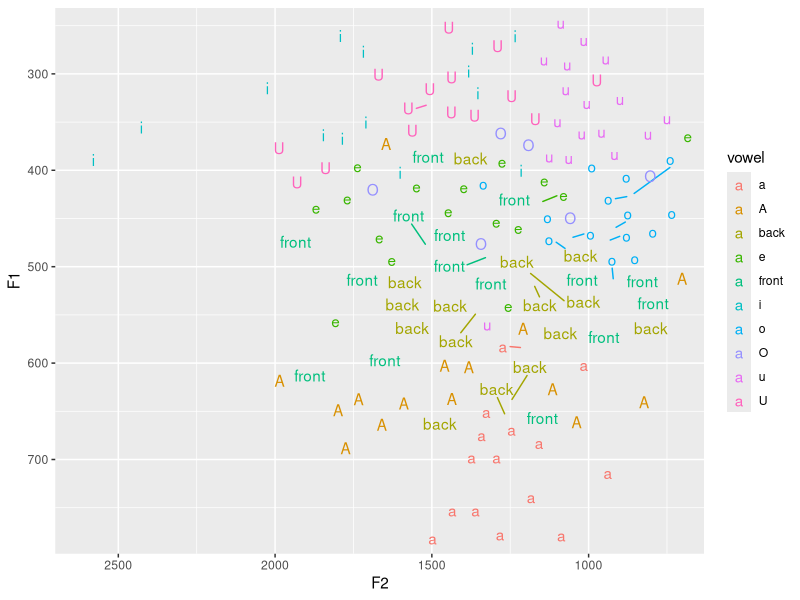
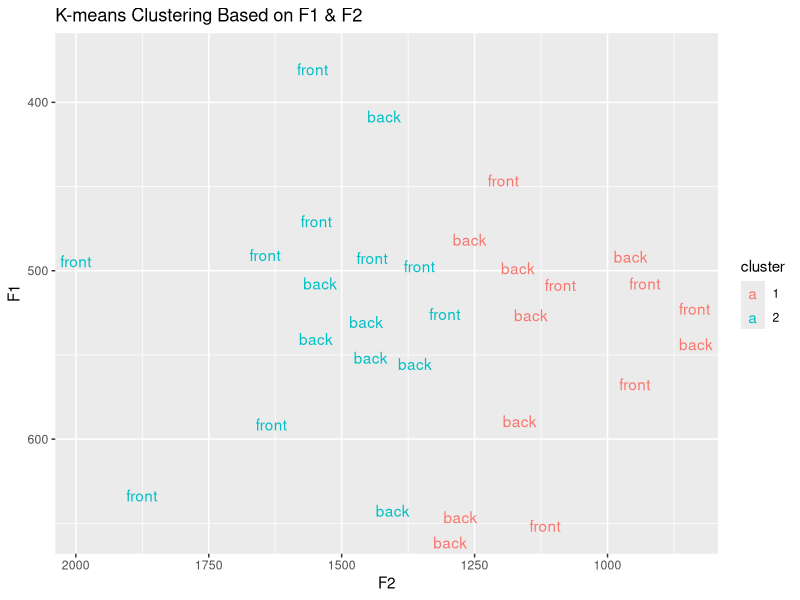
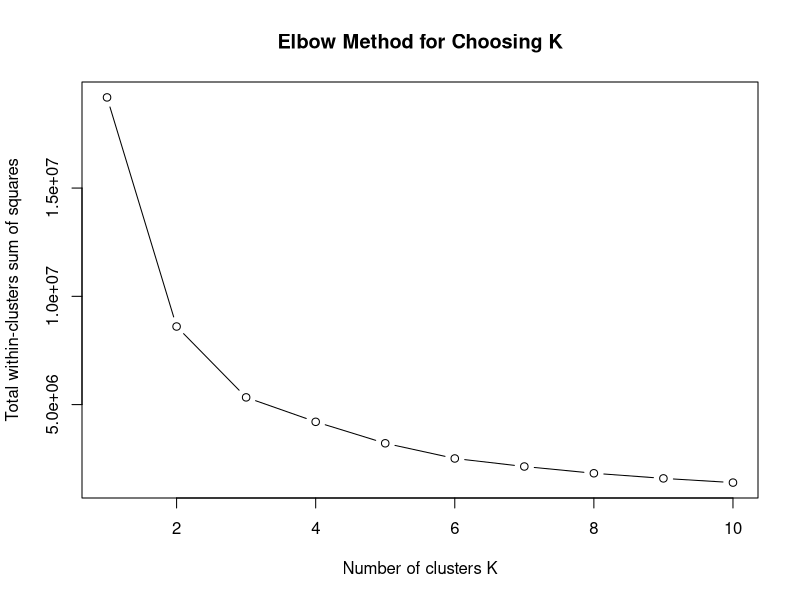

Recreate these plots in R, in order.
library(tidyverse)
library(rstatix)
library(ggrepel)
library(mclust)
library(lme4)
library(emmeans)


df <- read.csv('report.csv')

df <- df %>% 
  separate(filename, into = c("vowel", "word", "occurrence", "recordingId", "placeholder"), sep = "_") %>%
  select(-placeholder)

#summary statistics by vowel
df %>% group_by(vowel) %>% get_summary_stats(F1, F2)

# vowel space viz
df %>%
  ggplot(aes(x = F2, y = F1, label = vowel, colour = vowel)) +
  geom_text_repel() +
  scale_x_reverse() +
  scale_y_reverse()

#subsetting to the two schwas
front_schwa <- df %>% filter(vowel == "front")
back_schwa <- df %>% filter(vowel == "back")

front_schwa %>% get_summary_stats(F1, F2)

# k-means clustering on schwas

schwa <- df %>% filter(vowel %in% c("front", "back"))
set.seed(123)
kmeans_result <- kmeans(schwa[, c("F1", "F2")], centers = 2)
schwa$cluster <- as.factor(kmeans_result$cluster)


ggplot(schwa, aes(x = F2, y = F1, color = cluster, label = vowel)) +
  geom_text_repel() +
  scale_x_reverse() +
  scale_y_reverse() +
  labs(title = "K-means Clustering Based on F1 & F2")


table(schwa$vowel, schwa$cluster)

adjustedRandIndex(schwa$vowel, schwa$cluster)

#normality checks; all pass
shapiro.test(front_schwa$F1)
shapiro.test(front_schwa$F2)
shapiro.test(back_schwa$F1)
shapiro.test(back_schwa$F2)

#t-tests of formants in the two schwas
t.test(front_schwa$F1, back_schwa$F1)
t.test(front_schwa$F2, back_schwa$F2)

# Elbow method to choose K for everything
wss <- function(k) {
  kmeans(df[, c("F1", "F2")], centers = k, nstart = 10)$tot.withinss
}

k.values <- 1:10
wss_values <- sapply(k.values, wss)

plot(k.values, wss_values, type = "b",
     xlab = "Number of clusters K",
     ylab = "Total within-clusters sum of squares",
     main = "Elbow Method for Choosing K")

# gmm clustering on schwas
schwa <- schwa %>% mutate(F1_z = scale(F1), F2_z = scale(F2))
gmm <- Mclust(schwa[, c("F1_z", "F2_z")])
summary(gmm)
schwa$cluster_gmm <- as.factor(gmm$classification)

# GMM on all vowels
gmm_all <- Mclust(df[, c("F1", "F2")])
summary(gmm_all)



# Linear mixed model (F1)
model_f1 <- lmer(F1 ~ vowel + (1 | recordingId), data = df)
summary(model_f1)
emmeans(model_f1, pairwise ~ vowel)


# Linear mixed model (F2)
model_f2 <- lmer(F2 ~ vowel + (1 | recordingId), data = df)
summary(model_f2)
emmeans(model_f2, pairwise ~ vowel)
